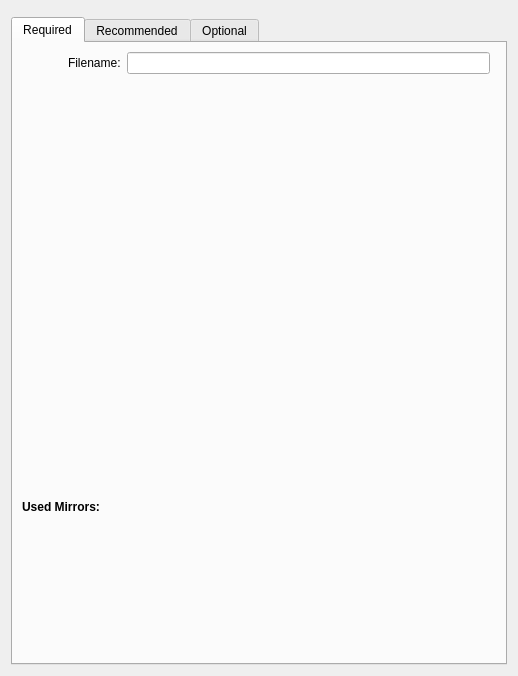
<?xml version="1.0" encoding="UTF-8"?>
<ui version="4.0">
 <class>FileDlg</class>
 <widget class="QWidget" name="FileDlg">
  <property name="geometry">
   <rect>
    <x>0</x>
    <y>0</y>
    <width>518</width>
    <height>676</height>
   </rect>
  </property>
  <property name="windowTitle">
   <string>Form</string>
  </property>
  <layout class="QVBoxLayout" name="verticalLayout">
   <item>
    <widget class="KTitleWidget" name="ktitlewidget"/>
   </item>
   <item>
    <widget class="QTabWidget" name="tabWidget">
     <property name="currentIndex">
      <number>0</number>
     </property>
     <widget class="QWidget" name="tab_3">
      <attribute name="title">
       <string>Required</string>
      </attribute>
      <layout class="QGridLayout" name="gridLayout">
       <item row="0" column="0">
        <spacer name="horizontalSpacer">
         <property name="orientation">
          <enum>Qt::Horizontal</enum>
         </property>
         <property name="sizeType">
          <enum>QSizePolicy::Fixed</enum>
         </property>
         <property name="sizeHint" stdset="0">
          <size>
           <width>40</width>
           <height>20</height>
          </size>
         </property>
        </spacer>
       </item>
       <item row="0" column="1">
        <layout class="QFormLayout" name="formLayout">
         <item row="0" column="0">
          <widget class="QLabel" name="label_10">
           <property name="sizePolicy">
            <sizepolicy hsizetype="Preferred" vsizetype="Preferred">
             <horstretch>0</horstretch>
             <verstretch>0</verstretch>
            </sizepolicy>
           </property>
           <property name="text">
            <string>Filename:</string>
           </property>
          </widget>
         </item>
         <item row="0" column="1">
          <widget class="KLineEdit" name="name">
           <property name="showClearButton" stdset="0">
            <bool>true</bool>
           </property>
          </widget>
         </item>
        </layout>
       </item>
       <item row="1" column="0">
        <spacer name="verticalSpacer">
         <property name="orientation">
          <enum>Qt::Vertical</enum>
         </property>
         <property name="sizeType">
          <enum>QSizePolicy::Fixed</enum>
         </property>
         <property name="sizeHint" stdset="0">
          <size>
           <width>40</width>
           <height>5</height>
          </size>
         </property>
        </spacer>
       </item>
       <item row="3" column="1" colspan="2">
        <layout class="QVBoxLayout" name="urlLayout"/>
       </item>
       <item row="2" column="0" colspan="2">
        <widget class="QLabel" name="label_9">
         <property name="font">
          <font>
           <weight>75</weight>
           <bold>true</bold>
          </font>
         </property>
         <property name="text">
          <string>Used Mirrors:</string>
         </property>
        </widget>
       </item>
      </layout>
     </widget>
     <widget class="QWidget" name="tab_4">
      <attribute name="title">
       <string>Recommended</string>
      </attribute>
      <layout class="QGridLayout" name="gridLayout_2">
       <item row="0" column="1">
        <layout class="QFormLayout" name="formLayout_3">
         <item row="0" column="0">
          <widget class="QLabel" name="label_11">
           <property name="text">
            <string>File size (in bytes):</string>
           </property>
          </widget>
         </item>
         <item row="0" column="1">
          <widget class="KRestrictedLine" name="size">
           <property name="showClearButton" stdset="0">
            <bool>true</bool>
           </property>
           <property name="validChars">
            <string>0123456789</string>
           </property>
          </widget>
         </item>
        </layout>
       </item>
       <item row="1" column="0">
        <spacer name="verticalSpacer_5">
         <property name="orientation">
          <enum>Qt::Vertical</enum>
         </property>
         <property name="sizeType">
          <enum>QSizePolicy::Fixed</enum>
         </property>
         <property name="sizeHint" stdset="0">
          <size>
           <width>40</width>
           <height>5</height>
          </size>
         </property>
        </spacer>
       </item>
       <item row="2" column="0" colspan="2">
        <widget class="QLabel" name="label_2">
         <property name="font">
          <font>
           <weight>75</weight>
           <bold>true</bold>
          </font>
         </property>
         <property name="text">
          <string>Verification:</string>
         </property>
        </widget>
       </item>
       <item row="3" column="1">
        <widget class="QTreeView" name="used_hashes">
         <property name="editTriggers">
          <set>QAbstractItemView::NoEditTriggers</set>
         </property>
         <property name="rootIsDecorated">
          <bool>false</bool>
         </property>
         <property name="uniformRowHeights">
          <bool>true</bool>
         </property>
        </widget>
       </item>
       <item row="3" column="2">
        <layout class="QVBoxLayout" name="verticalLayout_2">
         <item>
          <widget class="KPushButton" name="add_hash"/>
         </item>
         <item>
          <widget class="KPushButton" name="remove_hash"/>
         </item>
         <item>
          <spacer name="verticalSpacer_2">
           <property name="orientation">
            <enum>Qt::Vertical</enum>
           </property>
           <property name="sizeHint" stdset="0">
            <size>
             <width>20</width>
             <height>40</height>
            </size>
           </property>
          </spacer>
         </item>
        </layout>
       </item>
       <item row="4" column="1">
        <layout class="QFormLayout" name="formLayout_4">
         <property name="fieldGrowthPolicy">
          <enum>QFormLayout::ExpandingFieldsGrow</enum>
         </property>
         <item row="0" column="0">
          <widget class="QLabel" name="label_3">
           <property name="toolTip">
            <string extracomment="the basic identity of the metalink-file, e.g. KDE">The identity of the file</string>
           </property>
           <property name="text">
            <string>Identity:</string>
           </property>
          </widget>
         </item>
         <item row="0" column="1">
          <widget class="KLineEdit" name="identity">
           <property name="showClearButton" stdset="0">
            <bool>true</bool>
           </property>
          </widget>
         </item>
         <item row="1" column="0">
          <widget class="QLabel" name="label_4">
           <property name="toolTip">
            <string extracomment="the version of the file e.g. 4.3 for KDE">The version of the file</string>
           </property>
           <property name="text">
            <string>Version:</string>
           </property>
          </widget>
         </item>
         <item row="1" column="1">
          <widget class="KLineEdit" name="version">
           <property name="showClearButton" stdset="0">
            <bool>true</bool>
           </property>
          </widget>
         </item>
        </layout>
       </item>
      </layout>
     </widget>
     <widget class="QWidget" name="Seite">
      <attribute name="title">
       <string>Optional</string>
      </attribute>
      <layout class="QGridLayout" name="gridLayout_3">
       <item row="0" column="1">
        <layout class="QFormLayout" name="formLayout_7">
         <property name="fieldGrowthPolicy">
          <enum>QFormLayout::ExpandingFieldsGrow</enum>
         </property>
         <item row="0" column="0">
          <widget class="QLabel" name="label_6">
           <property name="text">
            <string>Description:</string>
           </property>
          </widget>
         </item>
         <item row="0" column="1">
          <widget class="KLineEdit" name="description">
           <property name="showClearButton" stdset="0">
            <bool>true</bool>
           </property>
          </widget>
         </item>
         <item row="1" column="0">
          <widget class="QLabel" name="label_12">
           <property name="text">
            <string>Logo:</string>
           </property>
          </widget>
         </item>
         <item row="1" column="1">
          <widget class="KLineEdit" name="logo">
           <property name="inputMask">
            <string/>
           </property>
           <property name="clickMessage">
            <string>Url to the logo</string>
           </property>
           <property name="showClearButton" stdset="0">
            <bool>true</bool>
           </property>
          </widget>
         </item>
         <item row="2" column="0">
          <widget class="QLabel" name="label_13">
           <property name="toolTip">
            <string>The language of the file</string>
           </property>
           <property name="text">
            <string>Language:</string>
           </property>
          </widget>
         </item>
         <item row="2" column="1">
          <widget class="KComboBox" name="language"/>
         </item>
         <item row="3" column="0">
          <widget class="QLabel" name="label_14">
           <property name="text">
            <string>Operating system:</string>
           </property>
          </widget>
         </item>
         <item row="3" column="1">
          <widget class="KLineEdit" name="os">
           <property name="showClearButton" stdset="0">
            <bool>true</bool>
           </property>
          </widget>
         </item>
         <item row="4" column="0">
          <widget class="QLabel" name="label_18">
           <property name="text">
            <string>Copyright:</string>
           </property>
          </widget>
         </item>
         <item row="4" column="1">
          <widget class="KLineEdit" name="copyright">
           <property name="showClearButton" stdset="0">
            <bool>true</bool>
           </property>
          </widget>
         </item>
        </layout>
       </item>
       <item row="2" column="0" colspan="2">
        <widget class="QLabel" name="label_22">
         <property name="sizePolicy">
          <sizepolicy hsizetype="Preferred" vsizetype="Fixed">
           <horstretch>0</horstretch>
           <verstretch>0</verstretch>
          </sizepolicy>
         </property>
         <property name="text">
          <string>License:</string>
         </property>
        </widget>
       </item>
       <item row="3" column="1">
        <layout class="QFormLayout" name="formLayout_5">
         <item row="0" column="0">
          <widget class="QLabel" name="label_19">
           <property name="text">
            <string>Name:</string>
           </property>
          </widget>
         </item>
         <item row="0" column="1">
          <widget class="KLineEdit" name="lic_name">
           <property name="clickMessage">
            <string>Name of the license</string>
           </property>
           <property name="showClearButton" stdset="0">
            <bool>true</bool>
           </property>
          </widget>
         </item>
         <item row="1" column="0">
          <widget class="QLabel" name="label_23">
           <property name="text">
            <string>Url:</string>
           </property>
          </widget>
         </item>
         <item row="1" column="1">
          <widget class="KLineEdit" name="lic_url">
           <property name="clickMessage">
            <string>Url to the license</string>
           </property>
           <property name="showClearButton" stdset="0">
            <bool>true</bool>
           </property>
          </widget>
         </item>
        </layout>
       </item>
       <item row="5" column="0" colspan="2">
        <widget class="QLabel" name="label_20">
         <property name="sizePolicy">
          <sizepolicy hsizetype="Preferred" vsizetype="Fixed">
           <horstretch>0</horstretch>
           <verstretch>0</verstretch>
          </sizepolicy>
         </property>
         <property name="text">
          <string>Publisher:</string>
         </property>
        </widget>
       </item>
       <item row="6" column="1">
        <layout class="QFormLayout" name="formLayout_2">
         <item row="0" column="0">
          <widget class="QLabel" name="label_8">
           <property name="text">
            <string>Name:</string>
           </property>
          </widget>
         </item>
         <item row="0" column="1">
          <widget class="KLineEdit" name="pub_name">
           <property name="toolTip">
            <string>publisher</string>
           </property>
           <property name="clickMessage">
            <string>Name of the publisher</string>
           </property>
           <property name="showClearButton" stdset="0">
            <bool>true</bool>
           </property>
          </widget>
         </item>
         <item row="1" column="0">
          <widget class="QLabel" name="label_21">
           <property name="text">
            <string>Url:</string>
           </property>
          </widget>
         </item>
         <item row="1" column="1">
          <widget class="KLineEdit" name="pub_url">
           <property name="toolTip">
            <string>publisher</string>
           </property>
           <property name="clickMessage">
            <string>Url to the publisher</string>
           </property>
           <property name="showClearButton" stdset="0">
            <bool>true</bool>
           </property>
          </widget>
         </item>
        </layout>
       </item>
       <item row="1" column="0">
        <spacer name="verticalSpacer_4">
         <property name="orientation">
          <enum>Qt::Vertical</enum>
         </property>
         <property name="sizeType">
          <enum>QSizePolicy::Fixed</enum>
         </property>
         <property name="sizeHint" stdset="0">
          <size>
           <width>40</width>
           <height>5</height>
          </size>
         </property>
        </spacer>
       </item>
       <item row="4" column="0">
        <spacer name="verticalSpacer_6">
         <property name="orientation">
          <enum>Qt::Vertical</enum>
         </property>
         <property name="sizeType">
          <enum>QSizePolicy::Fixed</enum>
         </property>
         <property name="sizeHint" stdset="0">
          <size>
           <width>20</width>
           <height>5</height>
          </size>
         </property>
        </spacer>
       </item>
       <item row="7" column="1">
        <spacer name="verticalSpacer_8">
         <property name="orientation">
          <enum>Qt::Vertical</enum>
         </property>
         <property name="sizeHint" stdset="0">
          <size>
           <width>20</width>
           <height>40</height>
          </size>
         </property>
        </spacer>
       </item>
      </layout>
     </widget>
    </widget>
   </item>
  </layout>
 </widget>
 <customwidgets>
  <customwidget>
   <class>KComboBox</class>
   <extends>QComboBox</extends>
   <header>kcombobox.h</header>
  </customwidget>
  <customwidget>
   <class>KLineEdit</class>
   <extends>QLineEdit</extends>
   <header>klineedit.h</header>
  </customwidget>
  <customwidget>
   <class>KPushButton</class>
   <extends>QPushButton</extends>
   <header>kpushbutton.h</header>
  </customwidget>
  <customwidget>
   <class>KRestrictedLine</class>
   <extends>KLineEdit</extends>
   <header>krestrictedline.h</header>
  </customwidget>
  <customwidget>
   <class>KTitleWidget</class>
   <extends>QWidget</extends>
   <header>ktitlewidget.h</header>
  </customwidget>
 </customwidgets>
 <tabstops>
  <tabstop>name</tabstop>
  <tabstop>tabWidget</tabstop>
  <tabstop>size</tabstop>
  <tabstop>add_hash</tabstop>
  <tabstop>remove_hash</tabstop>
  <tabstop>used_hashes</tabstop>
  <tabstop>identity</tabstop>
  <tabstop>version</tabstop>
  <tabstop>description</tabstop>
  <tabstop>logo</tabstop>
  <tabstop>language</tabstop>
  <tabstop>os</tabstop>
  <tabstop>lic_name</tabstop>
  <tabstop>lic_url</tabstop>
  <tabstop>pub_name</tabstop>
  <tabstop>pub_url</tabstop>
 </tabstops>
 <resources/>
 <connections/>
</ui>
